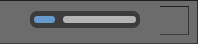
       <widget class="QFrame" name="_volumeFrame">
        <property name="styleSheet">
         <string notr="true">QFrame{
background-color: rgb(108, 108, 108);
border-top : 1px solid  rgb(30, 30, 30);
border-right : 1px solid  rgb(50, 50, 50);
border-bottom : 1px solid  rgb(60, 60, 60);

}</string>
        </property>
        <property name="frameShape">
         <enum>QFrame::StyledPanel</enum>
        </property>
        <property name="frameShadow">
         <enum>QFrame::Raised</enum>
        </property>
        <widget class="QSlider" name="_volumeSlider">
         <property name="geometry">
          <rect>
           <x>30</x>
           <y>10</y>
           <width>110</width>
           <height>19</height>
          </rect>
         </property>
         <property name="styleSheet">
          <string notr="true"> QSlider::groove:horizontal {
 background: rgb(60, 60, 60);
 border-top-left-radius: 7px 7px;
 border-bottom-left-radius: 7px 7px;
 border-top-right-radius: 7px 7px;
 border-bottom-right-radius: 7px 7px;
margin: 1 0;
}

QSlider::handle:horizontal {
border-image: url(:/data/Image/volume-slider.png);
width: 20px;
height: 20px;
}

QSlider::handle:pressed{
border-image: url(:/data/Image/volume-slider pressed.png);
width: 20px;
}

QSlider::add-page:horizontal {
 background: rgb(180, 180, 180);
 margin: 6 4;
 border-top-left-radius: 3px 3px;
 border-bottom-left-radius: 3px 3px;
 border-top-right-radius: 3px 3px;
 border-bottom-right-radius: 3px 3px;
}

QSlider::sub-page:horizontal {
 background: rgb(102, 153, 204);
 margin: 6 4;
 border-top-left-radius: 3px 3px;
 border-bottom-left-radius: 3px 3px;
 border-top-right-radius: 3px 3px;
 border-bottom-right-radius: 3px 3px;
}</string>
         </property>
         <property name="value">
          <number>25</number>
         </property>
         <property name="orientation">
          <enum>Qt::Horizontal</enum>
         </property>
        </widget>
        <widget class="QLabel" name="_volumeDown">
         <property name="geometry">
          <rect>
           <x>160</x>
           <y>6</y>
           <width>29</width>
           <height>29</height>
          </rect>
         </property>
         <property name="styleSheet">
          <string notr="true">QLabel {border-image: url(:/data/Image/volume -.png);
width: 50px;
}</string>
         </property>
         <property name="text">
          <string/>
         </property>
        </widget>
        <widget class="QLabel" name="_volumeUp">
         <property name="geometry">
          <rect>
           <x>160</x>
           <y>6</y>
           <width>29</width>
           <height>29</height>
          </rect>
         </property>
         <property name="styleSheet">
          <string notr="true">QLabel {border-image: url(:/data/Image/volume +.png);
width: 50px;
}</string>
         </property>
         <property name="text">
          <string/>
         </property>
        </widget>
        <widget class="QLabel" name="_volumeMute">
         <property name="geometry">
          <rect>
           <x>160</x>
           <y>6</y>
           <width>29</width>
           <height>29</height>
          </rect>
         </property>
         <property name="styleSheet">
          <string notr="true">QLabel {border-image: url(:/data/Image/volume muet.png);
width: 50px;
}</string>
         </property>
         <property name="text">
          <string/>
         </property>
        </widget>
       </widget>
